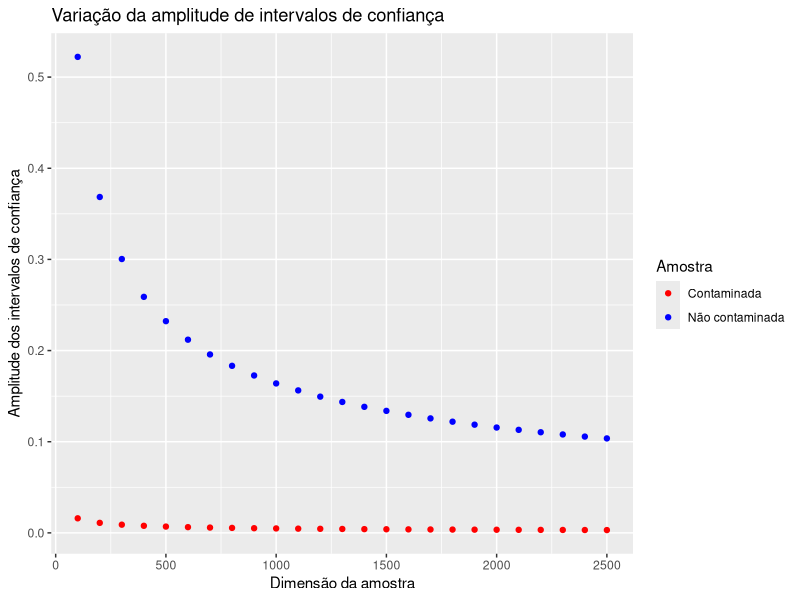

This chart was generated by the following R code:
library(ggplot2)
set.seed(106)
x = c() ; ma=c() ; maC=c() 
quantis = qnorm(1-0.05/2)
for(i in 1:25){
  amp=c()
  ampC=c()
  n = i*100
  x = append(x, n)
  for (j in 1:1500){
    amostra = rexp(n, 1.32)
    inv_med = 1/mean(amostra)
    a = inv_med * (1 - quantis/sqrt(n))
    b = inv_med * (1 + quantis/sqrt(n))
    amp<-append(amp, b-a)    
    amostraC = append(sample(amostra, n*0.75), rexp(n*0.25, 0.01))
    inv_medC = 1/mean(amostraC)
    a = inv_medC * (1 - quantis/sqrt(n))
    b = inv_medC * (1 + quantis/sqrt(n))
    ampC<-append(ampC, b-a)
  }
  ma<-append(ma, mean(amp))
  maC<-append(maC, mean(ampC))
}
data<-data.frame(x, ma, maC)
ggplot(data, aes(x))+
  geom_point(aes(y = ma, color="Não contaminada"), size=1.5)+
  geom_point(aes(y = maC, color="Contaminada"), size=1.5)+
  scale_color_manual(name="Amostra", values=c("Não contaminada"="blue", "Contaminada"="red"))+
  labs(title = "Variação da amplitude de intervalos de confiança", x = "Dimensão da amostra", y = "Amplitude dos intervalos de confiança")